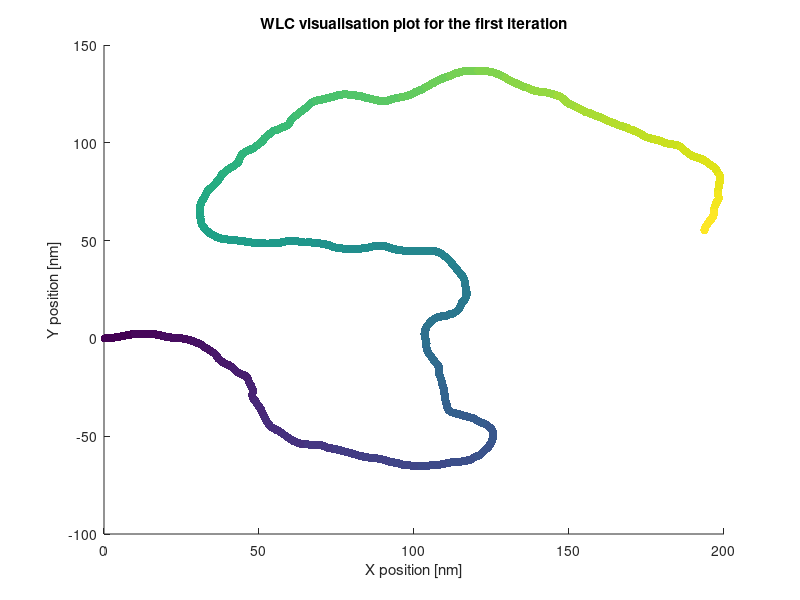
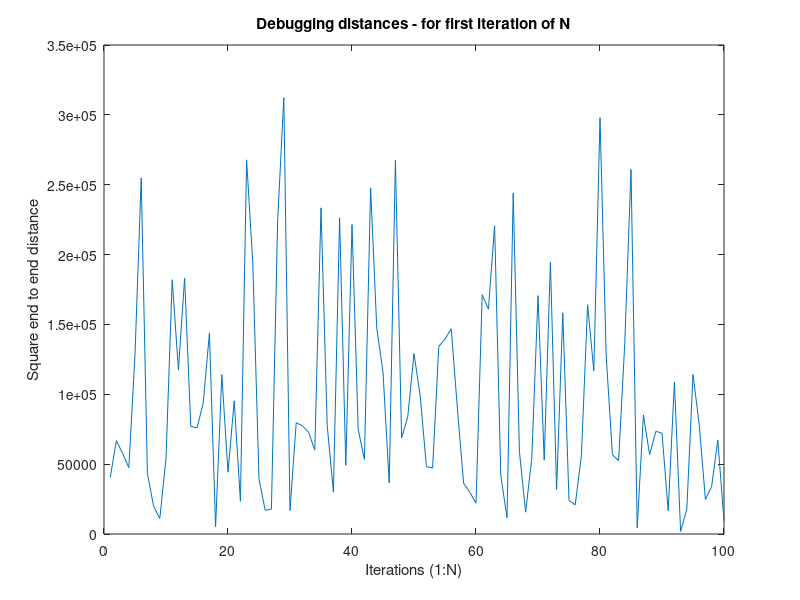

MATLAB code for these plots, in order: (Note: this script raises an error after producing the figures.)
%% Computational Science Final Project: Worm-Like Chain
% Task 1
% Authors: Maarten Joosten & Nemo Andrea
% IDs: xxxxxxx & 4473035
% Date of Creation: 20-06-2017
% github: https://github.com/MJoosten/Computational-Science

%% Task 1 -----------------------------------------------------------------

%prepping
clear all
close all
format compact

%% Start

enable_plots=true; %do you wish to plot the WLC? %debugging
N=100; %Iterations of Polymer/chain (DNA) generation (default:100)
K=2000; % Number of segments of chain (base pairs) (default:2000)
length_link=0.311;%[nm] Length of each chain link(base pair)(default:0.311)
length_persist=50; %[nm] persistence length (default:50)
length_chain=K*length_link; %[nm] Total length of chain (DNA)
t_initial=[1;0]; %initial orientation of t vector (unit length);

%Preallocation
comp_time=zeros(N,2); %this array will hold the computational time for
                      %for each Iteration (N iterations)
distances=zeros(N,1); %will hold the squared end-to-end distances
location=zeros(2,K,N); %will hold the location for each polymer link

tangents=ones(2,K,N);% holds the angles %TODO: remove
tangents(1,:,:)=tangents(1,:,:)*t_initial(1);
tangents(2,:,:)=tangents(2,:,:)*t_initial(2);% 

% Calculate models 

%opening statement (for console iterpretability)
fprintf('\n>>>[task 1] Starting Computation with %u iterations and %u segments',N,K)


%generate random bend angles - mu=0;var=length_link/length_persistence
rand_angles=sqrt(length_link/length_persist)*randn(K,N);
cos_t=cos(rand_angles);
sin_t=sin(rand_angles);
%generate Summing Matrix

% % % angle_matrix=[cos(rand_angles),-sin(rand_angles);sin(rand_angles),cos(rand_angles)]
for ii=1:N %loop over N iterations(generate N independent runs)
    tic %start a time for each run %FIX
    
    for jj=1:K-1 %compute K segments
        %computing and storing these seems to improve performance by ~0.5%       
        tangents(:,jj+1,ii)=[cos_t(jj,ii),-sin_t(jj,ii);sin_t(jj,ii),cos_t(jj,ii)]*tangents(:,jj,ii);     
    end
    comp_time(ii,1)=toc;
    
    location(:,:,ii)=cumsum(tangents(:,:,ii)*length_link,2); 
    
    distances(ii)=sum(((location(:,end,ii)-location(:,1,ii))).^2);   
    comp_time(ii,2)=toc;
    
end

if enable_plots %if you want to plot the generated WLC
    close all
    figure
    scatter(location(1,:,1),location(2,:,1),[],linspace(1,K,K),'filled')  
    title('WLC visualisation plot for the first iteration')
    xlabel('X position [nm]')
    ylabel('Y position [nm]')
    
    figure %testing biases between runs
    plot(distances)
   title('Debugging distances - for first iteration of N')
   xlabel('Iterations (1:N)')
   ylabel('Square end to end distance')
    
    figure %testing biases in angles
   histogram(rand_angles(:,1))
   title('Debugging angles - for first iteration of N')
   xlabel('angle')
   ylabel('frequency')
end

% Printing Results --------------------------------------------------------

%print squared-end-to-end distances (mean + standard deviation)
%TODO: check if standard deviation is correct (see document)
fprintf('\n> The mean end-to-end distances for %u iterations is: %f, with standard deviation: %f',N,mean(distances),std(distances)/sqrt(N)) %

%print computational times
%TODO: figure out proper display values for times (comp times)
fprintf('\n> Total computational time for %u iterations is: %f, the mean time per iteration is:  %f',N,sum(comp_time(:,2)),mean(comp_time(:,2)));

%closing statement (for console iterpretability)
fprintf('\n>>> %u iterations completed, Computation finished\n',N)



% Testing Stuff ----> remove please
predict_distance=4*length_persist*length_chain-8*length_persist^2*(1-exp(-length_chain/(2*length_persist)))
error=abs(predict_distance-mean(distances))

